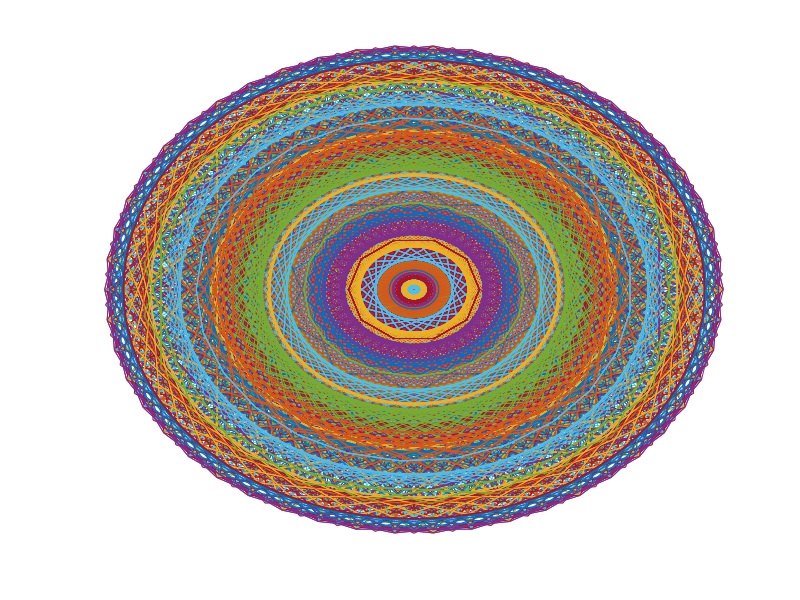

Here is the MATLAB script that generated this plot:
%% Weird fft plotting

my_vals = linspace(990, 1000, 100);
for i = 1:length(my_vals)
    my_wave(i, i) = sin(2 * (i));
end

plot(my_wave)
frequencey_matrix = fft(my_wave); 

plot(frequencey_matrix);
axis off
grid off
zoom on